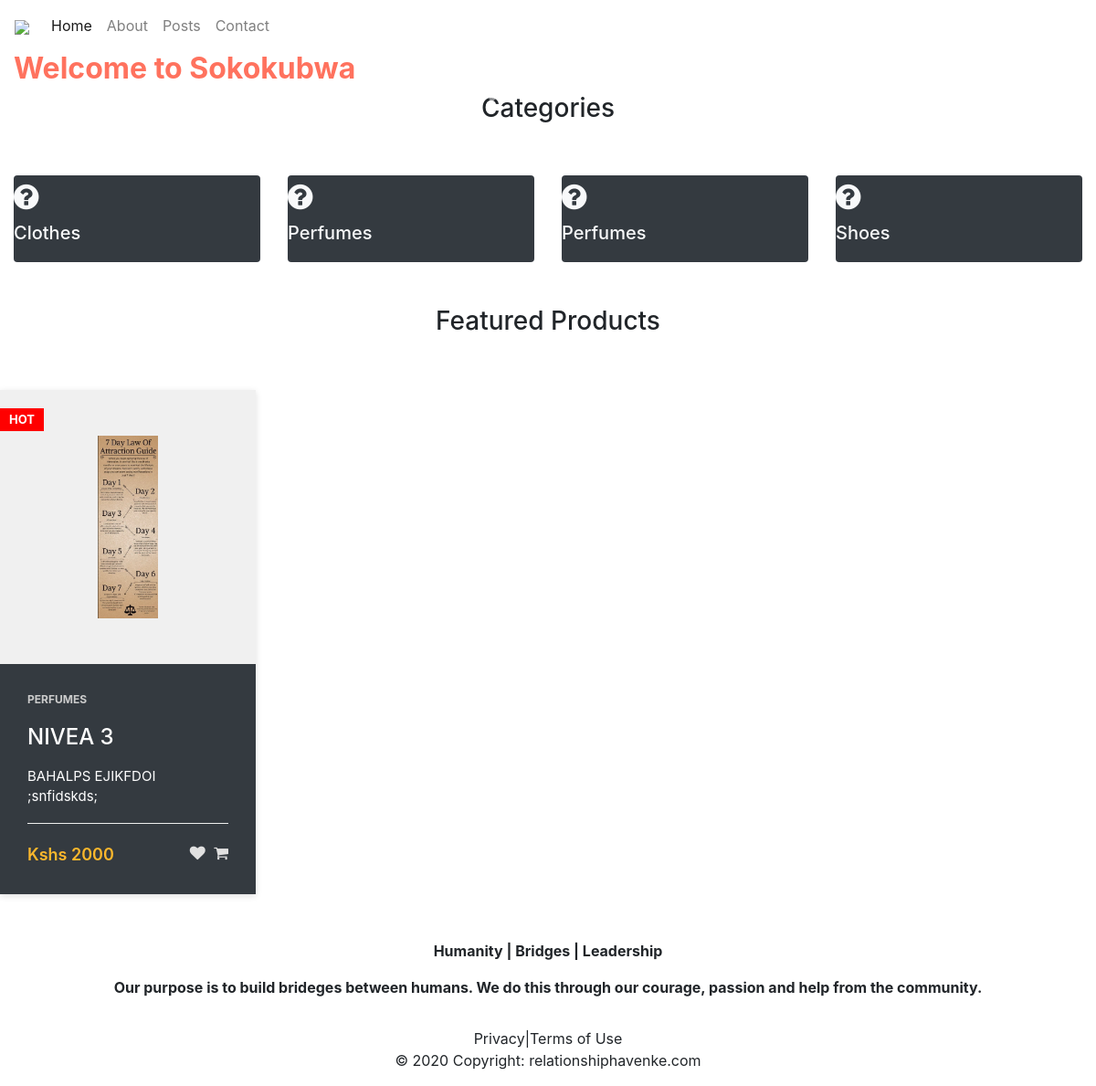
The app's page /, older data.
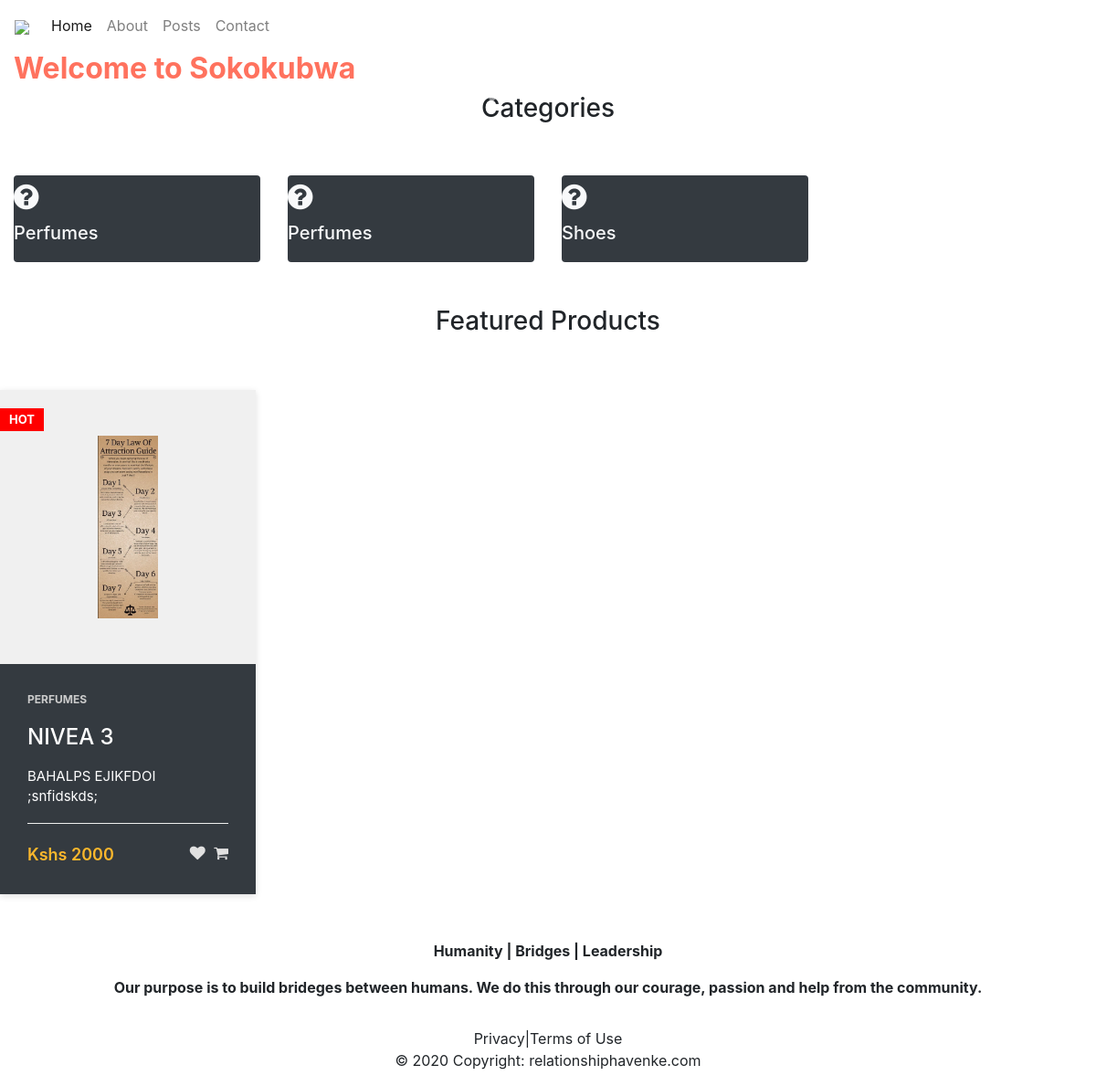
The same page, newer data.
### shop/models.py (models this page shows)
class Category(models.Model):
    name= models.CharField(blank=False, null=False,max_length=50)
    parent_id=models.ForeignKey('Category', null=True, blank=True,on_delete=models.CASCADE)
    created_at=models.DateTimeField(auto_now_add=True)
    updated_at=models.DateTimeField(auto_now=True)
    def __str__(self):
        return self.name

class Product(models.Model):
    name=models.CharField(max_length=50, null=False, blank=False)
    category_id= models.ForeignKey('Category', on_delete=models.CASCADE,blank=False, null=False )
    cost= models.IntegerField(null=False, blank=False)
    quantity= models.IntegerField(null=False, blank=False)
    description= models.TextField(null=True, blank=True)
    image=models.ImageField(upload_to='images/')
    featured=models.BooleanField(max_length=50, null=False, blank=True, default=False)
    status= models.CharField(max_length=50, null=False, blank=True, default="Unverified")
    seller_id=models.CharField(max_length=50, null=False, blank=False)
    created_at=models.DateTimeField(auto_now_add=True)
    updated_at=models.DateTimeField(auto_now=True)

### shop/views.py (the view)
# urls.py: path("", views.home, name='home'),
def home(request):
    context = {}
    context['products']= Product.objects.all()[:4]
    context['categories']=Category.objects.all()
    return render(request, "shop/frontend/home.html", context)

### shop/templates/shop/frontend/home.html (shortened to what this page needs)
{% extends 'shop/frontend/layouts/master.html' %}
{% load static %}
{% block content %}
<div class="container-fluid">
    <div class="row justify-content-center">
        <div class="col-md-12 col-lg-6 col-sm-12">
            <h2 style="color: #FF725E;", ><strong>Welcome to Sokokubwa</strong></h2>
            <div id="carouselExampleControls" class="carousel slide" data-ride="carousel">
              <a class="carousel-control-prev" href="#carouselExampleControls" role="button" data-slide="prev">
                <span class="carousel-control-prev-icon" aria-hidden="true"></span>
              </a>
              <a class="carousel-control-next" href="#carouselExampleControls" role="button" data-slide="next">
                <span class="carousel-control-next-icon" aria-hidden="true"></span>
              </a>
            </div>
        </div>
        <div class="col-md-12 col-lg-6 col-sm-12 landing-image">
            <div id="carouselExampleControls" class="carousel slide" data-ride="carousel">
                <a class="carousel-control-prev" href="#carouselExampleControls" role="button" data-slide="prev">
                  <span class="carousel-control-prev-icon" aria-hidden="true"></span>
                </a>
                <a class="carousel-control-next" href="#carouselExampleControls" role="button" data-slide="next">
                  <span class="carousel-control-next-icon" aria-hidden="true"></span>
                </a>
              </div>
        </div>
    </div>
    <h3 class="text-center">Categories</h3>
    <div class="row">
      {% for category in categories %}
      <div class="col-lg-3 service-categories text-center>">
        {% include 'shop/frontend/layouts/single_category.html' %}
      </div>
      {% endfor %}
    </div>
    <h3 class="text-center">Featured Products</h3>
    <div class="row">
      {% for product in products %}
      <div class="col-lg-4>">
        {% include 'shop/frontend/layouts/single_product.html' %}
      </div>
      {% endfor %}
    </div>
</div>
{% endblock %}

### shop/templates/shop/frontend/layouts/single_category.html
{% load static %}
<a href="#">
    <div class="card service-card card-inverse bg-dark py-2 text-light">
      <div class="card-block">
        <span class="fa fa-question-circle fa-2x"></span>
        <h5 class="card-title">{{ category.name }}</h5>
      </div>
    </div>
  </a>

### shop/templates/shop/frontend/layouts/single_product.html
{% load static %}
<a href="#" style="text-decoration: none;">
    <div class="product-card bg-dark text-white">
		<div class="product-badge">Hot</div>
		<div class="product-tumb">
			<img src="{{product.image.url}}" alt="">
		</div>
		<div class="product-details">
			<span class="product-catagory">{{product.category_id}}</span>
			<h4 class="text-white"><a href="">{{product.name}}</a></h4>
			<p>{{product.description}}</p>
			<div class="product-bottom-details">
				<div class="product-price">Kshs {{product.cost}}</div>
				<div class="product-links">
					<a href=""><i class="fa fa-heart"></i></a>
					<a href=""><i class="fa fa-shopping-cart"></i></a>
				</div>
			</div>
		</div>
	</div>
</a>

Row changes from the older to the newer data that the page shows:
removed Category: name "Clothes"
